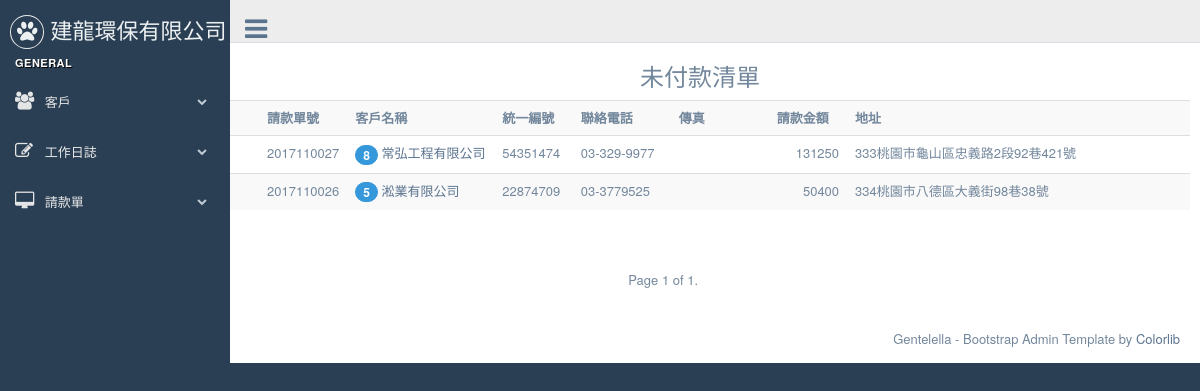
The app's page /bills/, older data.
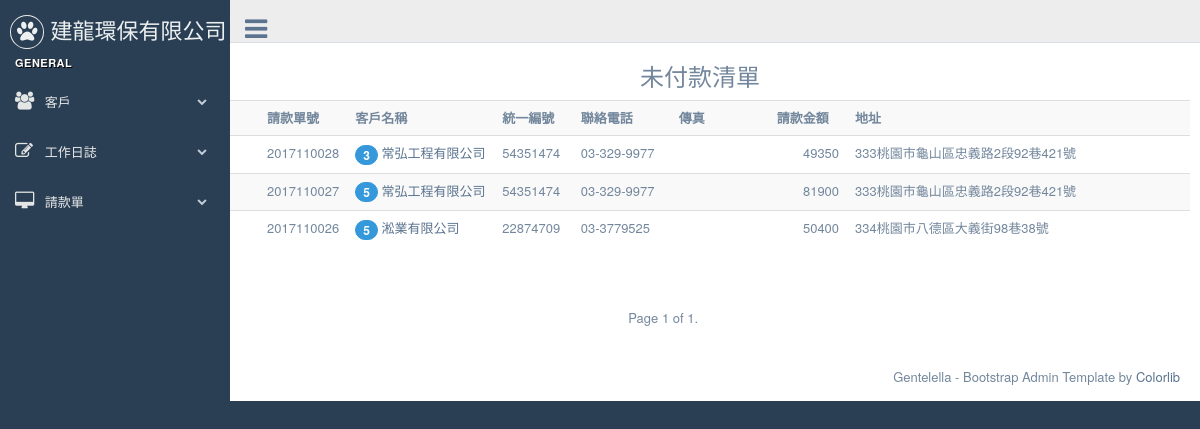
The same page, newer data.
### bills/models.py (models this page shows, shortened)
class Bill(models.Model):
    customer = models.ForeignKey(Customer, on_delete=models.CASCADE)
    bill_number = models.CharField(max_length=12, null=True, blank=True, unique=True)
    ord_date = models.DateField(default=timezone.now) #請款日期
    created = models.DateTimeField(auto_now_add=True)
    updated = models.DateTimeField(auto_now=True)
    objects = BillNumberManager()
    is_valid = models.BooleanField(default=False, verbose_name="單據作廢")# True代表此單據作廢
    paied = models.BooleanField(default=False,verbose_name="已付款")# True代表此單據已付款
    class Meta:
        ordering = ('-created',)
    def get_total_amount(self):
        total =  sum( int(obj.item.get_amount()) for obj in self.billitem_set.all())
        return total
    def get_tax_amount(self):
        return int(float(self.get_total_amount()) * 0.05)
    def get_grand_amount(self):
        return sum( (self.get_total_amount(), self.get_tax_amount()))
    def get_absolute_url(self):
        return reverse('bills:bill_detail', kwargs={"pk": self.id} )

class BillItem(models.Model):
    bill = models.ForeignKey(Bill)
    item = models.ForeignKey(Dailylog,  on_delete=models.CASCADE,related_name='bill_items')
    class Meta:
        ordering = ( 'item', )

### customers/models.py (models this page shows, shortened)
class Customer(models.Model):
    title = models.CharField(max_length=36, null=False, blank=False, verbose_name='客戶名稱')
    unikey = models.CharField(  max_length=12,null=True, blank=True, verbose_name='統一編號' )
    address = models.CharField( max_length=100, null=True, blank=True, verbose_name='地址')
    phone = models.CharField(max_length=20, null=True, blank=True, verbose_name='電話')
    faxno = models.CharField(max_length=20, null=True, blank=True, verbose_name='傳真')
    invalid = models.BooleanField(default=False, verbose_name='停用')
    create_at = models.DateTimeField(auto_now_add=True, auto_now =False)
    modify = models.DateTimeField(auto_now_add=False, auto_now =True)
    def __str__(self):
        return self.title

### dailywork/models.py (models this page shows, shortened)
class Dailylog(models.Model):
	work_date = models.DateField( default=timezone.now )
	customer = models.ForeignKey(Customer)
	start_at = models.CharField(  max_length=20, null=False, blank=False )
	end_with = models.CharField(  max_length=20, null=False, blank=False )
	opreateDesc = models.CharField(max_length=20, blank=False, null=False)
	quantity = models.DecimalField( max_digits=10, decimal_places=0)
	uom = models.ForeignKey(Uom)
	uniprice = models.DecimalField( max_digits=10, decimal_places=0)
	notes = models.TextField(blank=True, null=True)
	payrequest = models.BooleanField(default=False, verbose_name='已請款')    # 是否已請款
	is_freecharge = models.BooleanField(default=False, verbose_name='免費項目')    # 是否爲免費項目, 如果為免費項目則在未請款清單是不會顯示的
	bill_number = models.CharField(  max_length=20, null=True, blank=True )
	invalid = models.BooleanField(default=False, verbose_name='項目作廢')
	create_at = models.DateTimeField( auto_now_add=True, auto_now=False)
	modify = models.DateTimeField( auto_now_add=False, auto_now=True)
	objects = DailylogManager()
	def get_amount(self):
		return self.quantity * self.uniprice

### bills/views.py (the view)
class BillList(ListView):
    title = "未付款清單"
    model = Bill
    queryset = Bill.objects.filter( is_valid__exact=False ,paied=False)
    paginate_by = 10

### templates/bills/bill_list.html (shortened to what this page needs)
{% extends "base.html" %}
{% block content %}
<h3 align="center">
未付款清單
</h3>
<div>
<table class="table table-striped" >
  <tr>
    <th width="5%">
    </th>
    <th width="5%">請款單號</th>
    <th width="15%">客戶名稱</th>
    <th width="8%">統一編號</th>
    <th width="10%">聯絡電話</th>
    <th width="10%">傳真</th>
    <th align='right' width="8%">請款金額</th>
    <th >地址</th>
  </tr>
{% for record in object_list %}
  <tr>
    <td>
  </td>
  <td>
      {{ record.bill_number }}</td>
    <td>
      {% if  record.billitem_set.all.count   %}
      <span class="badge bg-blue">
      {{ record.billitem_set.all.count }}
      </span>
      {% endif %}
      <a href='{{ record.get_absolute_url }}'>{{ record.customer }}</a>
    </td>
    <td>{{ record.customer.unikey }}</td>
    <td>{{ record.customer.phone }}</td>
    <td>{{ record.customer.faxno }}</td>
    <td align='right' >{{ record.get_grand_amount }} </td>
    <td>{{ record.customer.address }} </td>
  </tr>
{% endfor %}
</table>
</div>
{% include "pageine.html" %}
{% endblock content %}

Row changes from the older to the newer data that the page shows:
added Bill: bill_number "2017110028", billitem_set.all.count "3", customer "常弘工程有限公司", customer.unikey "54351474", customer.phone "03-329-9977", get_grand_amount "49350", customer.address "333桃園市龜山區忠義路2段92巷421號"
computed for Bill (number 2 of 3 on the later page): billitem_set.all.count "8" → "5"; get_grand_amount "131250" → "81900"
